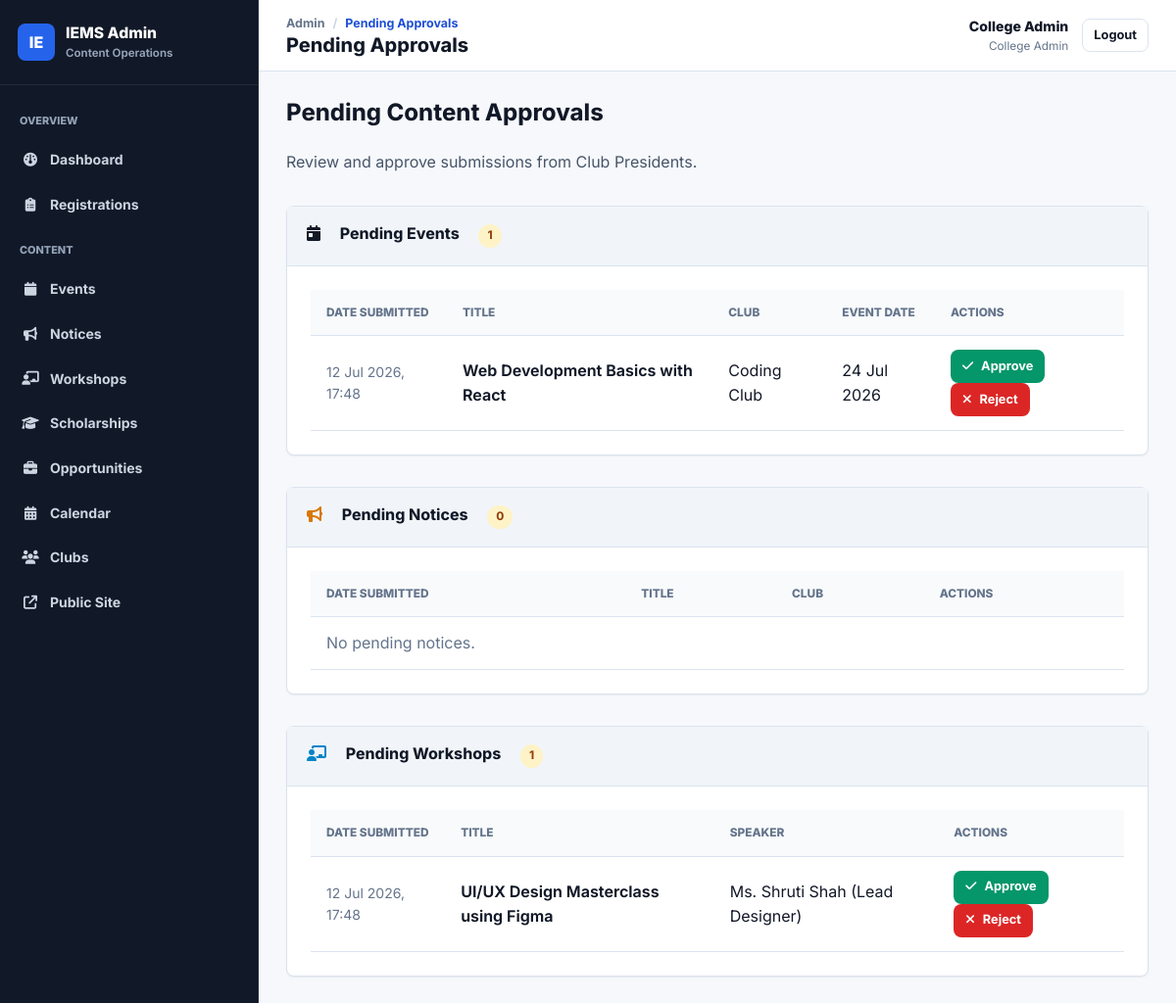
/admin/approvals/ (signed in), run on the app's committed database.
### models/user.py (models this page shows, shortened)
class User(UserMixin, db.Model):
    __tablename__ = 'users'
    id = db.Column(db.Integer, primary_key=True)
    name = db.Column(db.String(100), nullable=False)
    email = db.Column(db.String(120), unique=True, nullable=False, index=True)
    password_hash = db.Column(db.String(256), nullable=False)
    role = db.Column(db.String(20), nullable=False, default='club_president')
    club_id = db.Column(db.Integer, db.ForeignKey('clubs.id'), nullable=True)
    status = db.Column(db.String(20), default='active')  # active, inactive
    created_at = db.Column(db.DateTime, default=datetime.utcnow)
    club = db.relationship('Club', foreign_keys=[club_id], backref='president_user')
    created_events = db.relationship('Event', foreign_keys='Event.created_by', backref='creator', lazy='dynamic')
    approved_events = db.relationship('Event', foreign_keys='Event.approved_by', backref='approver', lazy='dynamic')
    created_notices = db.relationship('Notice', foreign_keys='Notice.created_by', backref='creator', lazy='dynamic')
    activity_logs = db.relationship('ActivityLog', backref='user', lazy='dynamic')
    @property
    def is_super_admin(self):
        return self.role == 'super_admin'
    @property
    def role_display(self):
        return {
            'super_admin': 'Super Admin',
            'college_admin': 'College Admin',
            'club_president': 'Club President'
        }.get(self.role, self.role)

### models/event.py (models this page shows, shortened)
class Event(db.Model):
    __tablename__ = 'events'
    id = db.Column(db.Integer, primary_key=True)
    club_id = db.Column(db.Integer, db.ForeignKey('clubs.id'), nullable=True)
    title = db.Column(db.String(200), nullable=False)
    description = db.Column(db.Text)
    venue = db.Column(db.String(200))
    date = db.Column(db.Date)
    time = db.Column(db.Time)
    image = db.Column(db.String(256))
    registration_link = db.Column(db.String(500))
    status = db.Column(db.String(20), default='pending')  # pending, approved, rejected
    created_by = db.Column(db.Integer, db.ForeignKey('users.id'))
    approved_by = db.Column(db.Integer, db.ForeignKey('users.id'), nullable=True)
    created_at = db.Column(db.DateTime, default=datetime.utcnow)

### models/club.py (models this page shows, shortened)
class Club(db.Model):
    __tablename__ = 'clubs'
    id = db.Column(db.Integer, primary_key=True)
    name = db.Column(db.String(100), nullable=False)
    description = db.Column(db.Text)
    logo = db.Column(db.String(256))  # File path
    faculty = db.Column(db.String(100))  # Faculty advisor
    president = db.Column(db.String(100))  # President name (display)
    email = db.Column(db.String(120))
    phone = db.Column(db.String(20))
    category = db.Column(db.String(50), default='general')  # technical, cultural, sports, general
    is_active = db.Column(db.Boolean, default=True)
    events = db.relationship('Event', backref='club', lazy='dynamic')
    notices = db.relationship('Notice', backref='club', lazy='dynamic')

### models/workshop.py (models this page shows, shortened)
class Workshop(db.Model):
    __tablename__ = 'workshops'
    id = db.Column(db.Integer, primary_key=True)
    title = db.Column(db.String(200), nullable=False)
    description = db.Column(db.Text)
    speaker = db.Column(db.String(100))
    venue = db.Column(db.String(200))
    registration_link = db.Column(db.String(500))
    date = db.Column(db.Date)
    time = db.Column(db.Time)
    status = db.Column(db.String(20), default='pending')  # pending, approved, rejected
    created_by = db.Column(db.Integer, db.ForeignKey('users.id'), nullable=True)
    approved_by = db.Column(db.Integer, db.ForeignKey('users.id'), nullable=True)
    created_at = db.Column(db.DateTime, default=datetime.utcnow)
    creator = db.relationship('User', foreign_keys=[created_by])
    approver = db.relationship('User', foreign_keys=[approved_by])

### routes/admin_approvals.py (the view)
@approvals_bp.route('/')
@login_required
@role_required('super_admin', 'college_admin')
def index():
    pending_events = Event.query.filter_by(status='pending').order_by(Event.created_at.desc()).all()
    pending_notices = Notice.query.filter_by(status='pending').order_by(Notice.created_at.desc()).all()
    pending_workshops = Workshop.query.filter_by(status='pending').order_by(Workshop.created_at.desc()).all()
    return render_template('admin/approvals.html',
        pending_events=pending_events,
        pending_notices=pending_notices,
        pending_workshops=pending_workshops
    )

### templates/admin/approvals.html (shortened to what this page needs)
{% extends "admin/base.html" %}
{% block title %}Pending Approvals{% endblock %}
{% block content %}
<div class="row">
    <div class="col-12 mb-4">
        <h2 class="h3 mb-3">Pending Content Approvals</h2>
        <p class="text-secondary">Review and approve submissions from Club Presidents.</p>
    </div>
</div>
<div class="d-grid gap-4">
    <div class="admin-table-card">
        <div class="admin-table-header bg-light">
            <h3 class="admin-table-title m-0"><i class="fa-solid fa-calendar-day text-primary mr-2"></i> Pending Events <span class="badge badge-warning ml-2">{{ pending_events|length }}</span></h3>
        </div>
        <div class="table-responsive p-3">
            <table class="table">
                <thead>
                    <tr>
                        <th>Date Submitted</th>
                        <th>Title</th>
                        <th>Club</th>
                        <th>Event Date</th>
                        <th>Actions</th>
                    </tr>
                </thead>
                <tbody>
                    {% for event in pending_events %}
                    <tr>
                        <td class="text-muted text-sm">{{ event.created_at.strftime('%d %b %Y, %H:%M') }}</td>
                        <td class="fw-medium">{{ event.title }}</td>
                        <td>{{ event.club.name if event.club else 'None' }}</td>
                        <td>{{ event.date.strftime('%d %b %Y') if event.date else 'TBD' }}</td>
                        <td>
                            <form method="POST" action="{{ url_for('events.update_status', id=event.id) }}" style="display:inline;">
                                <button type="submit" class="btn btn-sm btn-success"><i class="fa-solid fa-check"></i> Approve</button>
                            </form>
                            <form method="POST" action="{{ url_for('events.update_status', id=event.id) }}" style="display:inline;">
                                <button type="submit" class="btn btn-sm btn-danger"><i class="fa-solid fa-xmark"></i> Reject</button>
                            </form>
                        </td>
                    </tr>
                    {% else %}
                    <tr><td colspan="5" class="text-center text-muted py-4">No pending events.</td></tr>
                    {% endfor %}
                </tbody>
            </table>
        </div>
    </div>
    <div class="admin-table-card">
        <div class="admin-table-header bg-light">
            <h3 class="admin-table-title m-0"><i class="fa-solid fa-bullhorn text-warning mr-2"></i> Pending Notices <span class="badge badge-warning ml-2">{{ pending_notices|length }}</span></h3>
        </div>
        <div class="table-responsive p-3">
            <table class="table">
                <thead>
                    <tr>
                        <th>Date Submitted</th>
                        <th>Title</th>
                        <th>Club</th>
                        <th>Actions</th>
                    </tr>
                </thead>
                <tbody>
                    {% for notice in pending_notices %}
                    <tr>
                        <td class="text-muted text-sm">{{ notice.created_at.strftime('%d %b %Y, %H:%M') }}</td>
                        <td class="fw-medium">{{ notice.title }}</td>
                        <td>{{ notice.club.name if notice.club else 'None' }}</td>
                        <td>
                            <form method="POST" action="{{ url_for('notices.update_status', id=notice.id) }}" style="display:inline;">
                                <input type="hidden" name="csrf_token" value="{{ csrf_token() }}">
                                <input type="hidden" name="status" value="approved">
                                <button type="submit" class="btn btn-sm btn-success"><i class="fa-solid fa-check"></i> Approve</button>
                            </form>
                            <form method="POST" action="{{ url_for('notices.update_status', id=notice.id) }}" style="display:inline;">
                                <input type="hidden" name="csrf_token" value="{{ csrf_token() }}">
                                <input type="hidden" name="status" value="rejected">
                                <button type="submit" class="btn btn-sm btn-danger"><i class="fa-solid fa-xmark"></i> Reject</button>
                            </form>
                        </td>
                    </tr>
                    {% else %}
                    <tr><td colspan="4" class="text-center text-muted py-4">No pending notices.</td></tr>
                    {% endfor %}
                </tbody>
            </table>
        </div>
    </div>
    <div class="admin-table-card">
        <div class="admin-table-header bg-light">
            <h3 class="admin-table-title m-0"><i class="fa-solid fa-chalkboard-user text-info mr-2"></i> Pending Workshops <span class="badge badge-warning ml-2">{{ pending_workshops|length }}</span></h3>
        </div>
        <div class="table-responsive p-3">
            <table class="table">
                <thead>
                    <tr>
                        <th>Date Submitted</th>
                        <th>Title</th>
                        <th>Speaker</th>
                        <th>Actions</th>
                    </tr>
                </thead>
                <tbody>
                    {% for workshop in pending_workshops %}
                    <tr>
                        <td class="text-muted text-sm">{{ workshop.created_at.strftime('%d %b %Y, %H:%M') }}</td>
                        <td class="fw-medium">{{ workshop.title }}</td>
                        <td>{{ workshop.speaker }}</td>
                        <td>
                            <form method="POST" action="{{ url_for('workshops.update_status', id=workshop.id) }}" style="display:inline;">
                                <button type="submit" class="btn btn-sm btn-success"><i class="fa-solid fa-check"></i> Approve</button>
                            </form>
                            <form method="POST" action="{{ url_for('workshops.update_status', id=workshop.id) }}" style="display:inline;">
                                <button type="submit" class="btn btn-sm btn-danger"><i class="fa-solid fa-xmark"></i> Reject</button>
                            </form>
                        </td>
                    </tr>
                    {% else %}
                    <tr><td colspan="4" class="text-center text-muted py-4">No pending workshops.</td></tr>
                    {% endfor %}
                </tbody>
            </table>
        </div>
    </div>
</div>
{% endblock %}

### templates/admin/base.html (shortened to what this page needs)
<!DOCTYPE html>
<html lang="en">
<head>
    <link rel="stylesheet" href="https://cdnjs.cloudflare.com/ajax/libs/font-awesome/6.4.0/css/all.min.css">
    <link rel="stylesheet" href="{{ url_for('static', filename='css/main.css') }}">
    <link rel="stylesheet" href="{{ url_for('static', filename='css/admin.css') }}">
    <link rel="stylesheet" href="{{ url_for('static', filename='css/responsive.css') }}">
</head>
<body>
    <div class="admin-body">
        <aside class="sidebar" id="sidebar">
            <div class="sidebar-header">
                <a href="{{ url_for('admin.dashboard') }}" class="sidebar-logo">
                    <span class="sidebar-logo-mark">IE</span>
                    <span>
                        <span class="sidebar-logo-text">IEMS Admin</span>
                        <span class="sidebar-logo-subtext">Content Operations</span>
                    </span>
                </a>
            </div>
            <nav class="sidebar-nav">
                <div class="nav-section-label">Overview</div>
                <a href="{{ url_for('admin.dashboard') }}" class="nav-item {% if request.endpoint == 'admin.dashboard' %}active{% endif %}"><i class="fa-solid fa-gauge"></i> <span>Dashboard</span></a>
                <a href="{{ url_for('registrations.index') }}" class="nav-item "><i class="fa-solid fa-clipboard-list"></i> <span>Registrations</span></a>
                <div class="nav-section-label">Content</div>
                <a href="{{ url_for('events.index') }}" class="nav-item {% if request.endpoint and request.endpoint.startswith('events.') %}active{% endif %}"><i class="fa-solid fa-calendar"></i> <span>Events</span></a>
                <a href="{{ url_for('notices.index') }}" class="nav-item {% if request.endpoint and request.endpoint.startswith('notices.') %}active{% endif %}"><i class="fa-solid fa-bullhorn"></i> <span>Notices</span></a>
                <a href="{{ url_for('workshops.index') }}" class="nav-item {% if request.endpoint and request.endpoint.startswith('workshops.') %}active{% endif %}"><i class="fa-solid fa-chalkboard-user"></i> <span>Workshops</span></a>
                {% if current_user.role in ('super_admin', 'college_admin') %}
                <a href="{{ url_for('scholarships.index') }}" class="nav-item "><i class="fa-solid fa-graduation-cap"></i> <span>Scholarships</span></a>
                <a href="{{ url_for('opportunities.index') }}" class="nav-item "><i class="fa-solid fa-briefcase"></i> <span>Opportunities</span></a>
                <a href="{{ url_for('calendar.index') }}" class="nav-item {% if request.endpoint and request.endpoint.startswith('calendar.') %}active{% endif %}"><i class="fa-solid fa-calendar-days"></i> <span>Calendar</span></a>
                <a href="{{ url_for('clubs.index') }}" class="nav-item {% if request.endpoint and request.endpoint.startswith('clubs.') %}active{% endif %}"><i class="fa-solid fa-users"></i> <span>Clubs</span></a>
                {% endif %}
                <a href="{{ url_for('public.home') }}" class="nav-item"><i class="fa-solid fa-arrow-up-right-from-square"></i> <span>Public Site</span></a>
            </nav>
        </aside>
        <main class="admin-main">
            <header class="topbar">
                <div class="topbar-left">
                    <ul class="breadcrumb">
                        <li>Admin</li>
                        <li class="active">{{ self.title() }}</li>
                    </ul>
                    <h1 class="page-title">{% block page_heading %}{{ self.title() }}{% endblock %}</h1>
                </div>
                <div class="topbar-right">
                    <div class="user-info">
                        <span class="user-name">{{ current_user.name }}</span>
                        <span class="user-role">{{ current_user.role_display }}</span>
                    </div>
                    <a href="{{ url_for('auth.logout') }}" class="btn btn-secondary btn-sm">Logout</a>
                </div>
            </header>
            <div class="admin-content">
                {% block content %}{% endblock %}
            </div>
        </main>
    </div>
</body>
</html>

### data on the page
User: name "College Admin", role_display "College Admin"
Event: created_at "12 Jul 2026, 17:48", title "Web Development Basics with React", club "Coding Club", date "24 Jul 2026"
Workshop: created_at "12 Jul 2026, 17:48", title "UI/UX Design Masterclass using Figma", speaker "Ms. Shruti Shah (Lead Designer)"

### other printed values
{{ pending_events|length }} "1"
{{ pending_notices|length }} "0"
{{ pending_workshops|length }} "1"
